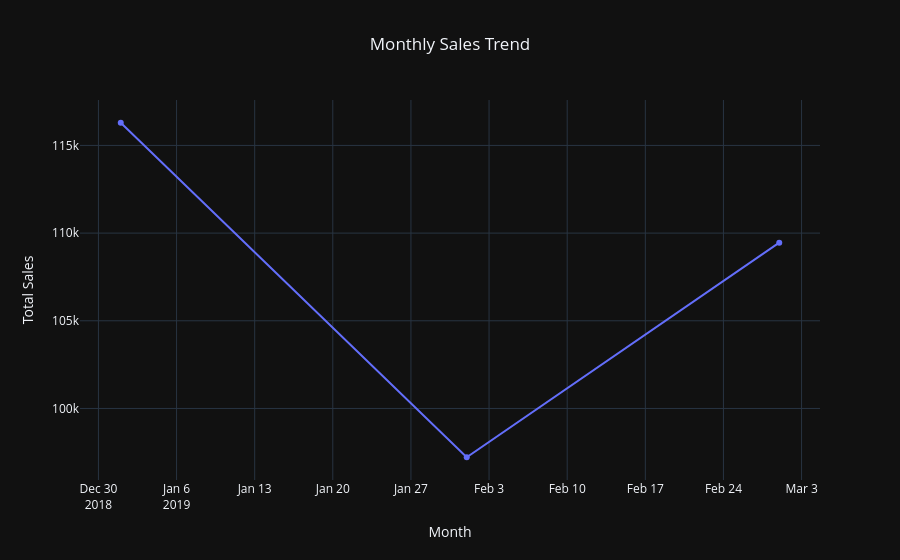

This figure's notebook cell:
### Code cell
# Convert Date column into datetime
df['Date'] = pd.to_datetime(df['Date'])

# Extract Month
df['Month'] = df['Date'].dt.to_period('M').astype(str)

# Monthly Sales
monthly_sales = df.groupby('Month')['Total'].sum().reset_index()

# Create Interactive Line Chart
fig = px.line(
    monthly_sales,
    x='Month',
    y='Total',
    markers=True,
    title='Monthly Sales Trend',
    template='plotly_dark'
)

fig.update_layout(
    title_x=0.5,
    xaxis_title='Month',
    yaxis_title='Total Sales'
)

fig.show()

### Figure 1 — Plotly figure (JSON) as saved in the notebook; plotly's stock layout.template omitted (floating-point values rounded to 4 significant figures)
{"data": [{"hovertemplate": "Month=%{x}<br>Total=%{y}<extra></extra>", "legendgroup": "", "line": {"color": "#636efa", "dash": "solid"}, "marker": {"symbol": "circle"}, "mode": "lines+markers", "name": "", "orientation": "v", "showlegend": false, "type": "scatter", "x": ["2019-01", "2019-02", "2019-03"], "xaxis": "x", "y": [116300.0, 97220.0, 109500.0], "yaxis": "y"}], "layout": {"legend": {"tracegroupgap": 0}, "title": {"text": "Monthly Sales Trend", "x": 0.5}, "xaxis": {"anchor": "y", "domain": [0, 1], "title": {"text": "Month"}}, "yaxis": {"anchor": "x", "domain": [0, 1], "title": {"text": "Total Sales"}}}}
